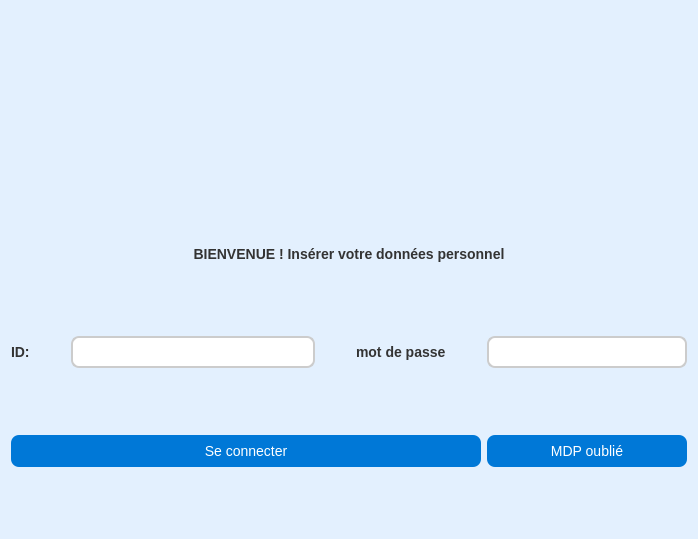
<?xml version="1.0" encoding="UTF-8"?>
<ui version="4.0">
 <class>LoginWidget</class>
 <widget class="QWidget" name="LoginWidget">
  <property name="geometry">
   <rect>
    <x>0</x>
    <y>0</y>
    <width>698</width>
    <height>539</height>
   </rect>
  </property>
  <property name="windowTitle">
   <string>Login</string>
  </property>
  <property name="styleSheet">
   <string>
    QWidget {
        background-color: #E3F0FE;
        background-position: center;
        background-repeat: no-repeat;
        background-size: cover;
    }

    QLabel {
        font-size: 14px;
        font-weight: bold;
        color: #333;
    }

    QLineEdit {
        border: 2px solid #ccc;
        border-radius: 8px;
        padding: 5px;
        font-size: 14px;
        background-color: #fff;
        selection-background-color: #7ec8e3;
    }

    QPushButton {
        background-color: #0078D7;
        color: white;
        border-radius: 8px;
        padding: 8px;
        font-size: 14px;
    }

    QPushButton:hover {
        background-color: #005a9e;
    }

    QPushButton:pressed {
        background-color: #004b87;
    }
   </string>
  </property>
  <layout class="QVBoxLayout" name="verticalLayout">
   <item>
    <widget class="QLabel" name="imageLabel">
     <property name="maximumSize">
      <size>
       <width>700</width>
       <height>100</height>
      </size>
     </property>
     <property name="layoutDirection">
      <enum>Qt::LayoutDirection::LeftToRight</enum>
     </property>
     <property name="text">
      <string/>
     </property>
     <property name="alignment">
      <set>Qt::AlignmentFlag::AlignCenter</set>
     </property>
    </widget>
   </item>
   <item>
    <widget class="QLabel" name="label_3">
     <property name="maximumSize">
      <size>
       <width>16777215</width>
       <height>30</height>
      </size>
     </property>
     <property name="layoutDirection">
      <enum>Qt::LayoutDirection::LeftToRight</enum>
     </property>
     <property name="text">
      <string>BIENVENUE ! Insérer votre données personnel</string>
     </property>
     <property name="alignment">
      <set>Qt::AlignmentFlag::AlignCenter</set>
     </property>
    </widget>
   </item>
   <item>
    <layout class="QHBoxLayout" name="horizontalLayout">
     <property name="spacing">
      <number>41</number>
     </property>
     <item>
      <widget class="QLabel" name="label">
       <property name="maximumSize">
        <size>
         <width>20</width>
         <height>20</height>
        </size>
       </property>
       <property name="text">
        <string>ID:</string>
       </property>
      </widget>
     </item>
     <item>
      <widget class="QLineEdit" name="idLineEdit">
       <property name="maximumSize">
        <size>
         <width>250</width>
         <height>16777215</height>
        </size>
       </property>
      </widget>
     </item>
     <item>
      <widget class="QLabel" name="label_2">
       <property name="maximumSize">
        <size>
         <width>100</width>
         <height>20</height>
        </size>
       </property>
       <property name="text">
        <string>mot de passe</string>
       </property>
      </widget>
     </item>
     <item>
      <widget class="QLineEdit" name="motdpLineEdit">
       <property name="maximumSize">
        <size>
         <width>200</width>
         <height>16777215</height>
        </size>
       </property>
       <property name="echoMode">
        <enum>QLineEdit::EchoMode::Password</enum>
       </property>
      </widget>
     </item>
    </layout>
   </item>
   <item>
    <layout class="QHBoxLayout" name="horizontalLayout_2">
     <item>
      <widget class="QPushButton" name="loginButton">
       <property name="text">
        <string>Se connecter</string>
       </property>
      </widget>
     </item>
     <item>
      <widget class="QPushButton" name="mdpOublieButton">
       <property name="maximumSize">
        <size>
         <width>200</width>
         <height>16777215</height>
        </size>
       </property>
       <property name="text">
        <string>MDP oublié</string>
       </property>
      </widget>
     </item>
    </layout>
   </item>
  </layout>
 </widget>
 <resources/>
 <connections/>
</ui>
